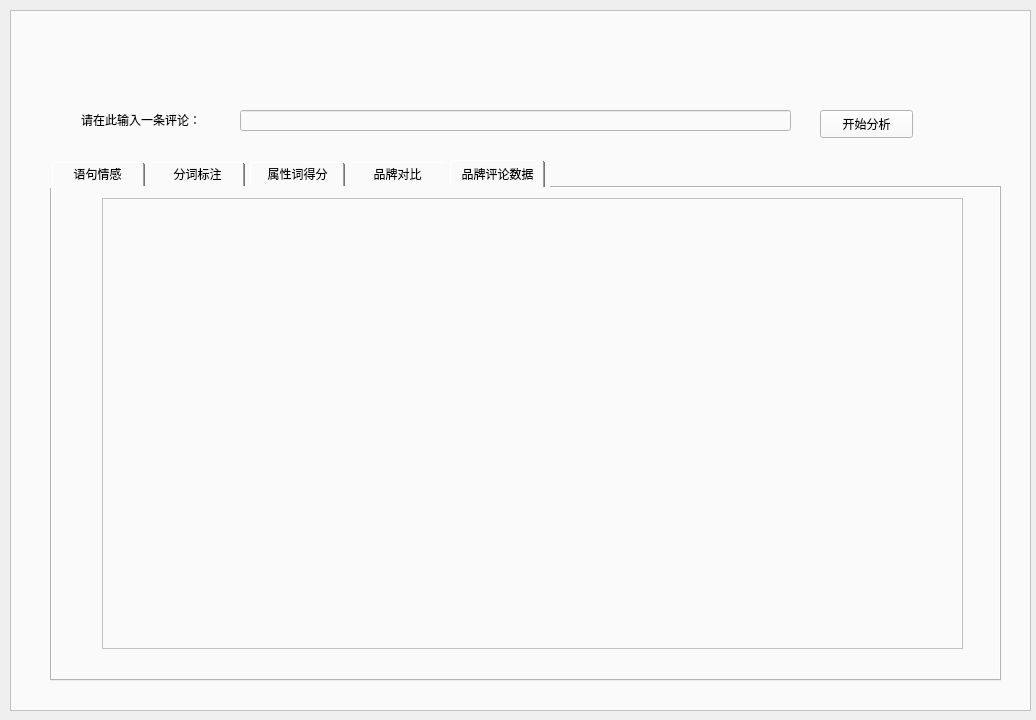
<?xml version="1.0" encoding="UTF-8"?>
<ui version="4.0">
 <class>Form</class>
 <widget class="QWidget" name="Form">
  <property name="geometry">
   <rect>
    <x>0</x>
    <y>0</y>
    <width>1036</width>
    <height>720</height>
   </rect>
  </property>
  <property name="windowTitle">
   <string>Form</string>
  </property>
  <widget class="QFrame" name="frame">
   <property name="geometry">
    <rect>
     <x>10</x>
     <y>10</y>
     <width>1021</width>
     <height>701</height>
    </rect>
   </property>
   <property name="styleSheet">
    <string notr="true">* {
	background-color: #FAFAFA;
}
QTabWidget::tab-bar { 
	alignment: center; 
} 
QTabBar::tab {
	height: 28px;
	min-width: 85px;
	margin-right: 5px;
	padding-left: 5px;
	padding-right: 5px;
}</string>
   </property>
   <property name="frameShape">
    <enum>QFrame::StyledPanel</enum>
   </property>
   <property name="frameShadow">
    <enum>QFrame::Raised</enum>
   </property>
   <widget class="QTabWidget" name="tabWidget">
    <property name="geometry">
     <rect>
      <x>40</x>
      <y>150</y>
      <width>951</width>
      <height>521</height>
     </rect>
    </property>
    <property name="currentIndex">
     <number>4</number>
    </property>
    <widget class="QWidget" name="tab">
     <attribute name="title">
      <string>语句情感</string>
     </attribute>
    </widget>
    <widget class="QWidget" name="tab_2">
     <attribute name="title">
      <string>分词标注</string>
     </attribute>
    </widget>
    <widget class="QWidget" name="tab_3">
     <attribute name="title">
      <string>属性词得分</string>
     </attribute>
    </widget>
    <widget class="QWidget" name="tab_4">
     <attribute name="title">
      <string>品牌对比</string>
     </attribute>
    </widget>
    <widget class="QWidget" name="tab_5">
     <attribute name="title">
      <string>品牌评论数据</string>
     </attribute>
     <widget class="QTableWidget" name="tableWidget">
      <property name="geometry">
       <rect>
        <x>50</x>
        <y>10</y>
        <width>861</width>
        <height>451</height>
       </rect>
      </property>
      <property name="rowCount">
       <number>0</number>
      </property>
      <property name="columnCount">
       <number>3</number>
      </property>
      <attribute name="horizontalHeaderVisible">
       <bool>false</bool>
      </attribute>
      <attribute name="horizontalHeaderCascadingSectionResizes">
       <bool>false</bool>
      </attribute>
      <attribute name="horizontalHeaderDefaultSectionSize">
       <number>150</number>
      </attribute>
      <attribute name="horizontalHeaderMinimumSectionSize">
       <number>31</number>
      </attribute>
      <column>
       <property name="text">
        <string>序号</string>
       </property>
      </column>
      <column>
       <property name="text">
        <string>时间</string>
       </property>
      </column>
      <column>
       <property name="text">
        <string>评论</string>
       </property>
      </column>
     </widget>
    </widget>
   </widget>
   <widget class="QLabel" name="label">
    <property name="geometry">
     <rect>
      <x>71</x>
      <y>100</y>
      <width>151</width>
      <height>20</height>
     </rect>
    </property>
    <property name="text">
     <string>请在此输入一条评论：</string>
    </property>
   </widget>
   <widget class="QLineEdit" name="lineEdit">
    <property name="geometry">
     <rect>
      <x>230</x>
      <y>100</y>
      <width>551</width>
      <height>21</height>
     </rect>
    </property>
   </widget>
   <widget class="QPushButton" name="pushButton">
    <property name="geometry">
     <rect>
      <x>810</x>
      <y>100</y>
      <width>93</width>
      <height>28</height>
     </rect>
    </property>
    <property name="text">
     <string>开始分析</string>
    </property>
   </widget>
  </widget>
 </widget>
 <resources/>
 <connections/>
</ui>
